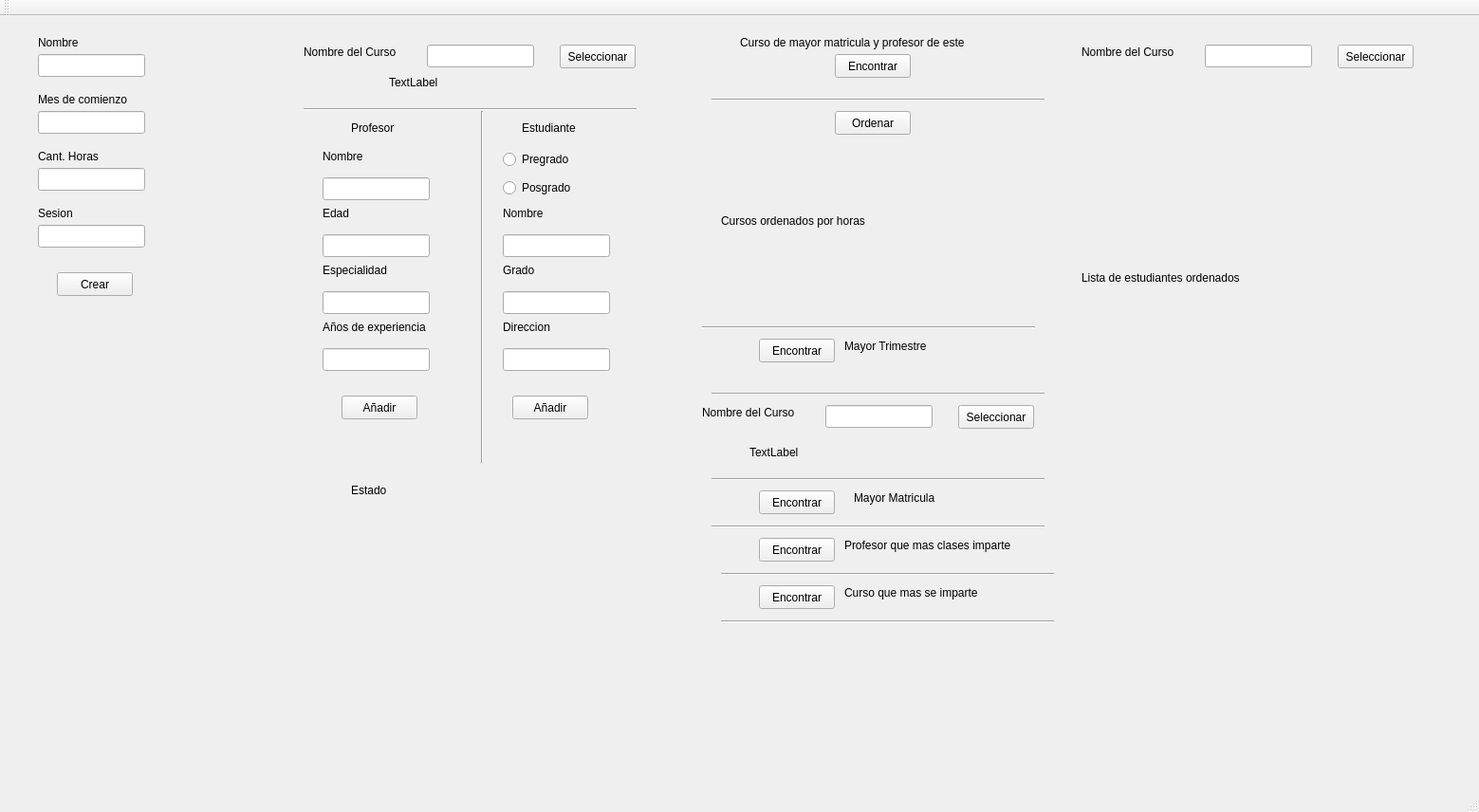
<?xml version="1.0" encoding="UTF-8"?>
<ui version="4.0">
 <class>MainWindow</class>
 <widget class="QMainWindow" name="MainWindow">
  <property name="geometry">
   <rect>
    <x>0</x>
    <y>0</y>
    <width>1559</width>
    <height>856</height>
   </rect>
  </property>
  <property name="windowTitle">
   <string>MainWindow</string>
  </property>
  <widget class="QWidget" name="centralWidget">
   <widget class="QLineEdit" name="lineNombreCurso">
    <property name="geometry">
     <rect>
      <x>40</x>
      <y>40</y>
      <width>113</width>
      <height>24</height>
     </rect>
    </property>
   </widget>
   <widget class="QLabel" name="label">
    <property name="geometry">
     <rect>
      <x>40</x>
      <y>20</y>
      <width>55</width>
      <height>16</height>
     </rect>
    </property>
    <property name="text">
     <string>Nombre</string>
    </property>
   </widget>
   <widget class="QLineEdit" name="mesCursoLine">
    <property name="geometry">
     <rect>
      <x>40</x>
      <y>100</y>
      <width>113</width>
      <height>24</height>
     </rect>
    </property>
   </widget>
   <widget class="QLabel" name="label_2">
    <property name="geometry">
     <rect>
      <x>40</x>
      <y>80</y>
      <width>131</width>
      <height>16</height>
     </rect>
    </property>
    <property name="text">
     <string>Mes de comienzo</string>
    </property>
   </widget>
   <widget class="QLineEdit" name="horasCursoLine">
    <property name="geometry">
     <rect>
      <x>40</x>
      <y>160</y>
      <width>113</width>
      <height>24</height>
     </rect>
    </property>
   </widget>
   <widget class="QLabel" name="label_3">
    <property name="geometry">
     <rect>
      <x>40</x>
      <y>140</y>
      <width>71</width>
      <height>16</height>
     </rect>
    </property>
    <property name="text">
     <string>Cant. Horas</string>
    </property>
   </widget>
   <widget class="QLineEdit" name="sesionCursoLine">
    <property name="geometry">
     <rect>
      <x>40</x>
      <y>220</y>
      <width>113</width>
      <height>24</height>
     </rect>
    </property>
   </widget>
   <widget class="QLabel" name="label_4">
    <property name="geometry">
     <rect>
      <x>40</x>
      <y>200</y>
      <width>55</width>
      <height>16</height>
     </rect>
    </property>
    <property name="text">
     <string>Sesion</string>
    </property>
   </widget>
   <widget class="QLineEdit" name="ncursoSeleccionLine">
    <property name="geometry">
     <rect>
      <x>450</x>
      <y>30</y>
      <width>113</width>
      <height>24</height>
     </rect>
    </property>
   </widget>
   <widget class="QLabel" name="label_5">
    <property name="geometry">
     <rect>
      <x>320</x>
      <y>30</y>
      <width>121</width>
      <height>16</height>
     </rect>
    </property>
    <property name="text">
     <string>Nombre del Curso</string>
    </property>
   </widget>
   <widget class="QLabel" name="mayorMatriculaCursoLabel">
    <property name="geometry">
     <rect>
      <x>780</x>
      <y>20</y>
      <width>301</width>
      <height>16</height>
     </rect>
    </property>
    <property name="text">
     <string>Curso de mayor matricula y profesor de este</string>
    </property>
   </widget>
   <widget class="Line" name="line">
    <property name="geometry">
     <rect>
      <x>320</x>
      <y>90</y>
      <width>351</width>
      <height>16</height>
     </rect>
    </property>
    <property name="orientation">
     <enum>Qt::Horizontal</enum>
    </property>
   </widget>
   <widget class="QLabel" name="label_7">
    <property name="geometry">
     <rect>
      <x>370</x>
      <y>110</y>
      <width>55</width>
      <height>16</height>
     </rect>
    </property>
    <property name="text">
     <string>Profesor</string>
    </property>
   </widget>
   <widget class="QLabel" name="label_8">
    <property name="geometry">
     <rect>
      <x>550</x>
      <y>110</y>
      <width>81</width>
      <height>16</height>
     </rect>
    </property>
    <property name="text">
     <string>Estudiante</string>
    </property>
   </widget>
   <widget class="Line" name="line_2">
    <property name="geometry">
     <rect>
      <x>500</x>
      <y>100</y>
      <width>16</width>
      <height>371</height>
     </rect>
    </property>
    <property name="orientation">
     <enum>Qt::Vertical</enum>
    </property>
   </widget>
   <widget class="QLabel" name="label_9">
    <property name="geometry">
     <rect>
      <x>530</x>
      <y>200</y>
      <width>55</width>
      <height>16</height>
     </rect>
    </property>
    <property name="text">
     <string>Nombre</string>
    </property>
   </widget>
   <widget class="QLineEdit" name="nombreEstudianteLine">
    <property name="geometry">
     <rect>
      <x>530</x>
      <y>230</y>
      <width>113</width>
      <height>24</height>
     </rect>
    </property>
   </widget>
   <widget class="QLineEdit" name="otroEstudianteLine1">
    <property name="geometry">
     <rect>
      <x>530</x>
      <y>290</y>
      <width>113</width>
      <height>24</height>
     </rect>
    </property>
   </widget>
   <widget class="QLabel" name="lotro1">
    <property name="geometry">
     <rect>
      <x>530</x>
      <y>260</y>
      <width>55</width>
      <height>16</height>
     </rect>
    </property>
    <property name="text">
     <string>Grado</string>
    </property>
   </widget>
   <widget class="QLineEdit" name="otroEstudianteLine2">
    <property name="geometry">
     <rect>
      <x>530</x>
      <y>350</y>
      <width>113</width>
      <height>24</height>
     </rect>
    </property>
   </widget>
   <widget class="QLabel" name="lotro2">
    <property name="geometry">
     <rect>
      <x>530</x>
      <y>320</y>
      <width>101</width>
      <height>16</height>
     </rect>
    </property>
    <property name="text">
     <string>Direccion</string>
    </property>
   </widget>
   <widget class="QLabel" name="label_13">
    <property name="geometry">
     <rect>
      <x>340</x>
      <y>320</y>
      <width>121</width>
      <height>16</height>
     </rect>
    </property>
    <property name="text">
     <string>Años de experiencia</string>
    </property>
   </widget>
   <widget class="QLineEdit" name="especialidadProfesorLine">
    <property name="geometry">
     <rect>
      <x>340</x>
      <y>290</y>
      <width>113</width>
      <height>24</height>
     </rect>
    </property>
   </widget>
   <widget class="QLabel" name="label_14">
    <property name="geometry">
     <rect>
      <x>340</x>
      <y>200</y>
      <width>55</width>
      <height>16</height>
     </rect>
    </property>
    <property name="text">
     <string>Edad</string>
    </property>
   </widget>
   <widget class="QLineEdit" name="experienciaProfesorLine">
    <property name="geometry">
     <rect>
      <x>340</x>
      <y>350</y>
      <width>113</width>
      <height>24</height>
     </rect>
    </property>
   </widget>
   <widget class="QLineEdit" name="edadProfesorLine">
    <property name="geometry">
     <rect>
      <x>340</x>
      <y>230</y>
      <width>113</width>
      <height>24</height>
     </rect>
    </property>
   </widget>
   <widget class="QLabel" name="label_15">
    <property name="geometry">
     <rect>
      <x>340</x>
      <y>260</y>
      <width>81</width>
      <height>16</height>
     </rect>
    </property>
    <property name="text">
     <string>Especialidad</string>
    </property>
   </widget>
   <widget class="QLineEdit" name="nombreProfesorLine">
    <property name="geometry">
     <rect>
      <x>340</x>
      <y>170</y>
      <width>113</width>
      <height>24</height>
     </rect>
    </property>
   </widget>
   <widget class="QLabel" name="label_16">
    <property name="geometry">
     <rect>
      <x>340</x>
      <y>140</y>
      <width>55</width>
      <height>16</height>
     </rect>
    </property>
    <property name="text">
     <string>Nombre</string>
    </property>
   </widget>
   <widget class="QRadioButton" name="radioPosgrado">
    <property name="geometry">
     <rect>
      <x>530</x>
      <y>170</y>
      <width>97</width>
      <height>22</height>
     </rect>
    </property>
    <property name="text">
     <string>Posgrado</string>
    </property>
   </widget>
   <widget class="QRadioButton" name="radioPregrado">
    <property name="geometry">
     <rect>
      <x>530</x>
      <y>140</y>
      <width>97</width>
      <height>22</height>
     </rect>
    </property>
    <property name="text">
     <string>Pregrado</string>
    </property>
   </widget>
   <widget class="QPushButton" name="pushButton">
    <property name="geometry">
     <rect>
      <x>60</x>
      <y>270</y>
      <width>80</width>
      <height>25</height>
     </rect>
    </property>
    <property name="text">
     <string>Crear</string>
    </property>
   </widget>
   <widget class="QPushButton" name="pushButton_2">
    <property name="geometry">
     <rect>
      <x>590</x>
      <y>30</y>
      <width>80</width>
      <height>25</height>
     </rect>
    </property>
    <property name="text">
     <string>Seleccionar</string>
    </property>
   </widget>
   <widget class="QPushButton" name="pushButton_3">
    <property name="geometry">
     <rect>
      <x>540</x>
      <y>400</y>
      <width>80</width>
      <height>25</height>
     </rect>
    </property>
    <property name="text">
     <string>Añadir</string>
    </property>
   </widget>
   <widget class="QPushButton" name="pushButton_4">
    <property name="geometry">
     <rect>
      <x>360</x>
      <y>400</y>
      <width>80</width>
      <height>25</height>
     </rect>
    </property>
    <property name="text">
     <string>Añadir</string>
    </property>
   </widget>
   <widget class="QLabel" name="estadoSeleccionCurso">
    <property name="geometry">
     <rect>
      <x>410</x>
      <y>60</y>
      <width>211</width>
      <height>20</height>
     </rect>
    </property>
    <property name="text">
     <string>TextLabel</string>
    </property>
   </widget>
   <widget class="QPushButton" name="pushButton_5">
    <property name="geometry">
     <rect>
      <x>880</x>
      <y>40</y>
      <width>80</width>
      <height>25</height>
     </rect>
    </property>
    <property name="text">
     <string>Encontrar</string>
    </property>
   </widget>
   <widget class="Line" name="line_3">
    <property name="geometry">
     <rect>
      <x>750</x>
      <y>80</y>
      <width>351</width>
      <height>16</height>
     </rect>
    </property>
    <property name="orientation">
     <enum>Qt::Horizontal</enum>
    </property>
   </widget>
   <widget class="QLabel" name="cursosOrdenados">
    <property name="geometry">
     <rect>
      <x>760</x>
      <y>130</y>
      <width>341</width>
      <height>171</height>
     </rect>
    </property>
    <property name="text">
     <string>Cursos ordenados por horas </string>
    </property>
   </widget>
   <widget class="QPushButton" name="pushButton_6">
    <property name="geometry">
     <rect>
      <x>880</x>
      <y>100</y>
      <width>80</width>
      <height>25</height>
     </rect>
    </property>
    <property name="text">
     <string>Ordenar</string>
    </property>
   </widget>
   <widget class="Line" name="line_4">
    <property name="geometry">
     <rect>
      <x>750</x>
      <y>390</y>
      <width>351</width>
      <height>16</height>
     </rect>
    </property>
    <property name="orientation">
     <enum>Qt::Horizontal</enum>
    </property>
   </widget>
   <widget class="Line" name="line_5">
    <property name="geometry">
     <rect>
      <x>740</x>
      <y>320</y>
      <width>351</width>
      <height>16</height>
     </rect>
    </property>
    <property name="orientation">
     <enum>Qt::Horizontal</enum>
    </property>
   </widget>
   <widget class="QPushButton" name="pushButton_7">
    <property name="geometry">
     <rect>
      <x>800</x>
      <y>500</y>
      <width>80</width>
      <height>25</height>
     </rect>
    </property>
    <property name="text">
     <string>Encontrar</string>
    </property>
   </widget>
   <widget class="QLabel" name="labelmayorMatricula">
    <property name="geometry">
     <rect>
      <x>900</x>
      <y>500</y>
      <width>141</width>
      <height>16</height>
     </rect>
    </property>
    <property name="text">
     <string>Mayor Matricula</string>
    </property>
   </widget>
   <widget class="QLabel" name="cursoDadoLabel">
    <property name="geometry">
     <rect>
      <x>790</x>
      <y>450</y>
      <width>281</width>
      <height>20</height>
     </rect>
    </property>
    <property name="text">
     <string>TextLabel</string>
    </property>
   </widget>
   <widget class="QLabel" name="label_20">
    <property name="geometry">
     <rect>
      <x>740</x>
      <y>410</y>
      <width>121</width>
      <height>16</height>
     </rect>
    </property>
    <property name="text">
     <string>Nombre del Curso</string>
    </property>
   </widget>
   <widget class="QPushButton" name="pushButton_8">
    <property name="geometry">
     <rect>
      <x>1010</x>
      <y>410</y>
      <width>80</width>
      <height>25</height>
     </rect>
    </property>
    <property name="text">
     <string>Seleccionar</string>
    </property>
   </widget>
   <widget class="QLineEdit" name="cursoDado">
    <property name="geometry">
     <rect>
      <x>870</x>
      <y>410</y>
      <width>113</width>
      <height>24</height>
     </rect>
    </property>
   </widget>
   <widget class="Line" name="line_6">
    <property name="geometry">
     <rect>
      <x>750</x>
      <y>530</y>
      <width>351</width>
      <height>16</height>
     </rect>
    </property>
    <property name="orientation">
     <enum>Qt::Horizontal</enum>
    </property>
   </widget>
   <widget class="Line" name="line_7">
    <property name="geometry">
     <rect>
      <x>750</x>
      <y>480</y>
      <width>351</width>
      <height>16</height>
     </rect>
    </property>
    <property name="orientation">
     <enum>Qt::Horizontal</enum>
    </property>
   </widget>
   <widget class="QPushButton" name="pushButton_9">
    <property name="geometry">
     <rect>
      <x>800</x>
      <y>340</y>
      <width>80</width>
      <height>25</height>
     </rect>
    </property>
    <property name="text">
     <string>Encontrar</string>
    </property>
   </widget>
   <widget class="QLabel" name="MayorTrimestre">
    <property name="geometry">
     <rect>
      <x>890</x>
      <y>340</y>
      <width>131</width>
      <height>16</height>
     </rect>
    </property>
    <property name="text">
     <string>Mayor Trimestre</string>
    </property>
   </widget>
   <widget class="Line" name="line_8">
    <property name="geometry">
     <rect>
      <x>760</x>
      <y>580</y>
      <width>351</width>
      <height>16</height>
     </rect>
    </property>
    <property name="orientation">
     <enum>Qt::Horizontal</enum>
    </property>
   </widget>
   <widget class="QLabel" name="profesorClases">
    <property name="geometry">
     <rect>
      <x>890</x>
      <y>550</y>
      <width>231</width>
      <height>16</height>
     </rect>
    </property>
    <property name="text">
     <string>Profesor que mas clases imparte</string>
    </property>
   </widget>
   <widget class="QPushButton" name="pushButton_10">
    <property name="geometry">
     <rect>
      <x>800</x>
      <y>550</y>
      <width>80</width>
      <height>25</height>
     </rect>
    </property>
    <property name="text">
     <string>Encontrar</string>
    </property>
   </widget>
   <widget class="Line" name="line_9">
    <property name="geometry">
     <rect>
      <x>760</x>
      <y>630</y>
      <width>351</width>
      <height>16</height>
     </rect>
    </property>
    <property name="orientation">
     <enum>Qt::Horizontal</enum>
    </property>
   </widget>
   <widget class="QPushButton" name="pushButton_11">
    <property name="geometry">
     <rect>
      <x>800</x>
      <y>600</y>
      <width>80</width>
      <height>25</height>
     </rect>
    </property>
    <property name="text">
     <string>Encontrar</string>
    </property>
   </widget>
   <widget class="QLabel" name="cursoQMasSImparte">
    <property name="geometry">
     <rect>
      <x>890</x>
      <y>600</y>
      <width>201</width>
      <height>16</height>
     </rect>
    </property>
    <property name="text">
     <string>Curso que mas se imparte</string>
    </property>
   </widget>
   <widget class="QPushButton" name="pushButton_12">
    <property name="geometry">
     <rect>
      <x>1410</x>
      <y>30</y>
      <width>80</width>
      <height>25</height>
     </rect>
    </property>
    <property name="text">
     <string>Seleccionar</string>
    </property>
   </widget>
   <widget class="QLabel" name="label_24">
    <property name="geometry">
     <rect>
      <x>1140</x>
      <y>30</y>
      <width>121</width>
      <height>16</height>
     </rect>
    </property>
    <property name="text">
     <string>Nombre del Curso</string>
    </property>
   </widget>
   <widget class="QLineEdit" name="lineEstudiantesOrdenados">
    <property name="geometry">
     <rect>
      <x>1270</x>
      <y>30</y>
      <width>113</width>
      <height>24</height>
     </rect>
    </property>
   </widget>
   <widget class="QLabel" name="labelEstudiantesOrdenados">
    <property name="geometry">
     <rect>
      <x>1140</x>
      <y>70</y>
      <width>361</width>
      <height>411</height>
     </rect>
    </property>
    <property name="text">
     <string>Lista de estudiantes ordenados</string>
    </property>
   </widget>
   <widget class="QLabel" name="label_6">
    <property name="geometry">
     <rect>
      <x>370</x>
      <y>490</y>
      <width>291</width>
      <height>20</height>
     </rect>
    </property>
    <property name="text">
     <string>Estado</string>
    </property>
   </widget>
  </widget>
  <widget class="QMenuBar" name="menuBar">
   <property name="geometry">
    <rect>
     <x>0</x>
     <y>0</y>
     <width>1559</width>
     <height>31</height>
    </rect>
   </property>
  </widget>
  <widget class="QToolBar" name="mainToolBar">
   <attribute name="toolBarArea">
    <enum>TopToolBarArea</enum>
   </attribute>
   <attribute name="toolBarBreak">
    <bool>false</bool>
   </attribute>
  </widget>
  <widget class="QStatusBar" name="statusBar"/>
 </widget>
 <layoutdefault spacing="6" margin="11"/>
 <resources/>
 <connections/>
</ui>
